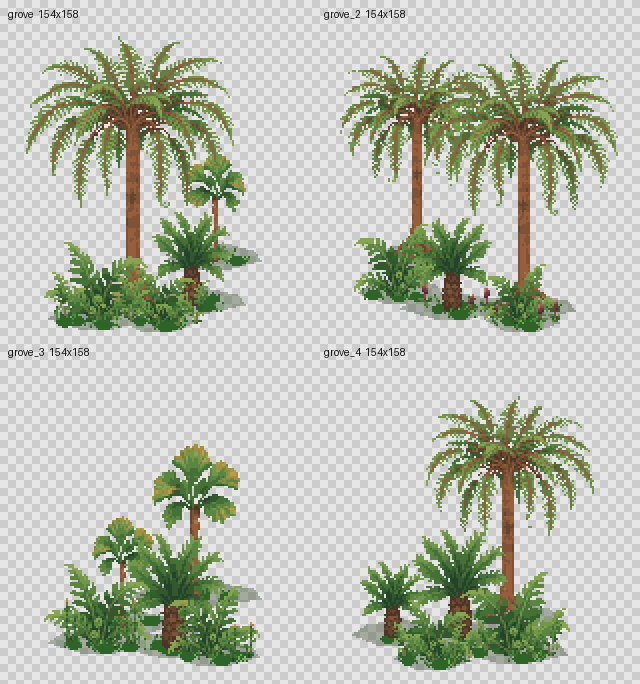
#> input picture tools/art/preview/grove_preview.png, 640 x 684 px, given in place of tree.png, which was not available
$ python make_grove.py
#> lines starting #> are read from the running program, lines starting #| are printed output that depends on the picture; after the words box and inside, x2 and y2 are one past the last pixel; in counts of white or black regions, pixels touching at a corner belong together
### tools/art/make_ferns.py
#!/usr/bin/env python3
"""Export foliage sprites and four fern beds from the shared fern atlas."""
from pathlib import Path

from PIL import Image, ImageDraw, ImageEnhance

ART = Path(__file__).resolve().parent
OUTPUT = ART.parents[1] / "Assets/Resources/Dino"
PALETTE = ("23432a", "33582e", "457137", "5b8540", "72964a", "88a452",
           "a4b863", "6e7744")
# Plant name, center x and y, width in pixels, angle in degrees.
BEDS = [
    [("rosette", 170, 61, 54, -16), ("fronds", 60, 89, 43, 24),
     ("rosette", 119, 106, 75, 9), ("fronds", 174, 130, 62, -35),
     ("fronds", 85, 156, 58, 36), ("rosette", 146, 184, 56, -12)],
    [("fronds", 73, 54, 51, -30), ("rosette", 95, 85, 72, 18),
     ("fronds", 55, 112, 47, 15), ("fronds", 172, 134, 50, -42),
     ("rosette", 180, 167, 69, -21), ("fronds", 132, 187, 57, 40)],
    [("rosette", 189, 61, 55, 15), ("fronds", 161, 91, 54, 24),
     ("rosette", 126, 127, 69, 22), ("fronds", 76, 151, 62, 35),
     ("rosette", 54, 182, 50, -8), ("fronds", 175, 193, 40, -13)],
    [("fronds", 147, 62, 51, -18), ("rosette", 92, 88, 69, -15),
     ("fronds", 66, 134, 61, 4), ("rosette", 107, 164, 77, 12),
     ("fronds", 156, 186, 53, 42), ("rosette", 199, 151, 49, 8)],
]


def extract(atlas, crop, size, palette, brightness=1.12):
    piece = atlas.crop(crop)
    mask = piece.getchannel("A").point(lambda alpha: 255 if alpha >= 148 else 0)
    piece.putalpha(mask)
    piece = piece.crop(mask.getbbox()).resize(size, Image.Resampling.BOX)
    cutout = piece.getchannel("A").point(lambda alpha: 255 if alpha >= 128 else 0)
    colors = ImageEnhance.Brightness(piece.convert("RGB")).enhance(brightness)
    result = colors.quantize(palette=palette, dither=Image.Dither.NONE).convert("RGBA")
    result.putalpha(cutout)
    return result.crop(cutout.getbbox())


# [44 lines left out: functions fern_bed, make_palette, main, not called in this run]


# [2 lines that do not run on import are left out]

### tools/art/make_grove.py
#!/usr/bin/env python3
"""Compose the "小树林" (grove) sprites from the current plant atlases.

Tall tree ferns anchor the canopy, with smaller trees, palms and cycads
below them, low plants in front and grass clumps along the ground.

It writes four silhouettes for the canopy and edge positions in each woodland:

    Assets/Resources/Dino/grove.png      variant 1 (the default "grove")
    Assets/Resources/Dino/grove_2.png    variant 2
    Assets/Resources/Dino/grove_3.png    variant 3
    Assets/Resources/Dino/grove_4.png    variant 4

Run from the repo root:

    python tools/art/make_grove.py

Preview: tools/art/preview/grove_preview.png (all variants, 2x).
"""

from __future__ import annotations

import hashlib
import random
from pathlib import Path

from PIL import Image, ImageDraw, ImageFont

ROOT = Path(__file__).resolve().parents[2]
SRC = ROOT / "Assets" / "Resources" / "Dino"
PREVIEW = ROOT / "tools" / "art" / "preview" / "grove_preview.png"

W, H = 154, 158

# variant index -> file name. Variant 1 keeps the plain "grove" name so code
# that only knows the original sprite keeps working.
VARIANTS = 4
NAMES = ["grove"] + [f"grove_{i}" for i in range(2, VARIANTS + 1)]

GRASS_DARK = (47, 100, 40, 255)
GRASS_MID = (74, 138, 56, 255)
GRASS_LIGHT = (111, 176, 82, 255)

# Back to front. Base heights vary so crowns, roots and the fern skirt
# describe the same knoll. Smaller edge groves have their own silhouettes.
# (sprite, bottom-centre x, base y, scale)
GROVES = [
    [("palm", 103, 120, .79), ("tree", 61, 144, .96),
     ("cycad", 92, 142, .88), ("fern", 44, 150, .84), ("fern", 75, 151, .61)],
    [("tree_2", 47, 119, .73), ("tree_3", 99, 145, .90),
     ("fern", 38, 137, .74), ("cycad", 64, 145, .88), ("fern", 99, 151, .62)],
    [("palm", 94, 120, 1.12), ("palm", 58, 134, .80),
     ("cycad", 84, 145, 1.10), ("fern", 45, 143, .86), ("fern", 103, 149, .75)],
    [("tree_2", 93, 130, .78), ("cycad", 68, 140, 1.04),
     ("cycad", 35, 139, .71), ("fern", 95, 148, .88), ("fern", 54, 151, .64)],
]


def load(name: str, scale: float = 1.0, flip: bool = False) -> Image.Image:
    sprite = Image.open(SRC / f"{name}.png").convert("RGBA")
    if scale != 1.0:
        sprite = sprite.resize(
            (max(1, round(sprite.width * scale)),
             max(1, round(sprite.height * scale))),
            Image.NEAREST,
        )
    if flip:
        sprite = sprite.transpose(Image.FLIP_LEFT_RIGHT)
    return sprite


# [55 lines left out: functions put, draw_grass, compose, not called in this run]


def ensure_meta(image_path: Path) -> None:
    """Create a Unity .meta next to a new variant (stable name-based GUID)."""
    meta_path = image_path.with_suffix(image_path.suffix + ".meta")
    if meta_path.exists():
        return
    template = (SRC / "tree.png.meta").read_text(encoding="utf-8")
    guid = hashlib.md5(f"DinoImpact/{image_path.name}".encode("utf-8")).hexdigest()
    template = template.replace(
        "guid: 538b043cd5c2542033fedd6bd76695e1", f"guid: {guid}", 1)
    meta_path.write_text(template, encoding="utf-8")


def export_tree_variants() -> None:
    """Build the two painted crown silhouettes in the original tree palette."""
    from make_ferns import extract

    base = load("tree")
#> in load, sprite is the input picture: PIL image 640x684 RGBA; mean R, G, B, A 186.7, 191.5, 178, 255
    palette = base.convert("RGB").quantize(colors=24)
    for name, source in [("tree_2", "tree-long-redraw.png"), ("tree_3", "tree-short-redraw.png")]:
        with Image.open(Path(__file__).with_name(source)) as img:
            crop = img.getchannel("A").point(lambda a: 255 if a >= 148 else 0).getbbox()
            width = round(143 * (crop[2] - crop[0]) / (crop[3] - crop[1]))
            painted = extract(img, crop, (width, 143), palette, brightness=1.0)
        # Use only a small group of outer fronds from each painting. The inner
        # fan, trunk and the other side of the canopy belong to the base sprite.
        variant = base.copy()
        aligned = Image.new("RGBA", base.size)
        aligned.alpha_composite(painted, ((base.width - width) // 2, 0))
        mask = Image.new("L", base.size)
        outline = [(0, 46), (19, 39), (34, 49), (37, 100), (0, 100)]
        if name == "tree_3":
            outline = [(base.width - 1 - x, y) for x, y in outline]
        ImageDraw.Draw(mask).polygon(outline, fill=255)
        variant.paste(aligned, (0, 0), mask)
        path = SRC / f"{name}.png"
        variant.save(path)
        ensure_meta(path)


# [30 lines left out: functions checkerboard, contact_sheet, not called in this run]


def main() -> None:
    export_tree_variants()
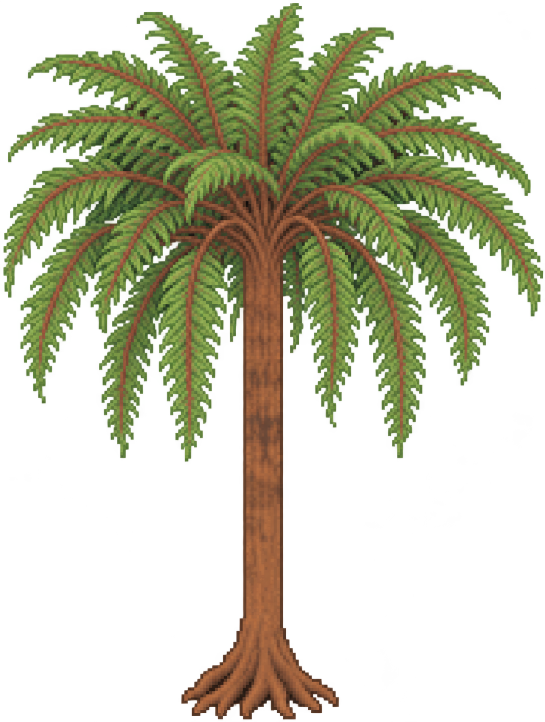
#> input picture tools/art/tree-long-redraw.png, 1090 x 1443 px (shown at 1/2 size)
#> in export_tree_variants, img is the input picture: PIL image 1090x1443 RGBA; mean R, G, B, A 49.8, 54.1, 25.5, 99.8
#> in export_tree_variants, `crop = img.getchannel("A").point(lambda a: 255 if a >= 148 else 0).get..`: crop = (7, 6, 1086, 1439)
#> in export_tree_variants, `width = round(143 * (crop[2] - crop[0]) / (crop[3] - crop[1]))`: width = 108
#> in extract, `mask = piece.getchannel("A").point(lambda alpha: 255 if alpha >= 148 e..`:
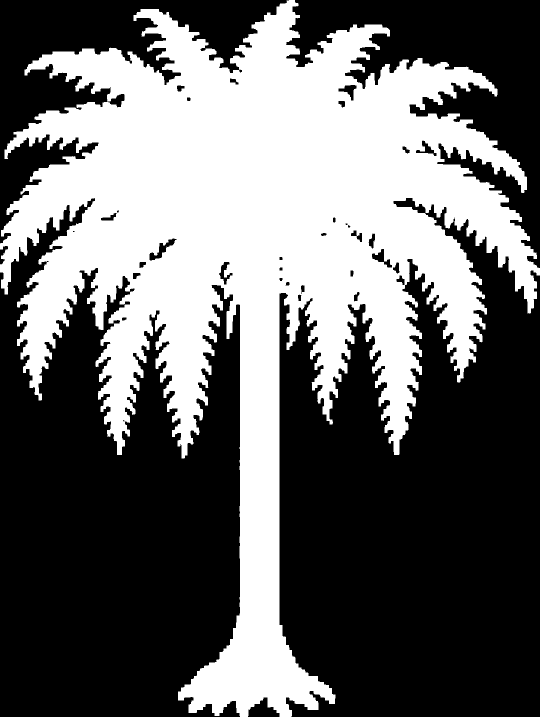
#> mask: PIL image 1079x1433 L (shown at 1/2 size); 40.1% white; 2 white regions (1 under 20 px), largest, box (x1, y1, x2, y2) and area: (0, 0, 1079, 1433) 620539
#> in extract, `cutout = piece.getchannel("A").point(lambda alpha: 255 if alpha >= 128..`: cutout: PIL image 108x143 L; 40.2% white; 2 white regions (1 under 20 px), largest, box (x1, y1, x2, y2) and area: (0, 0, 108, 143) 6201
#> in extract, `colors = ImageEnhance.Brightness(piece.convert("RGB")).enhance(brightn..`:
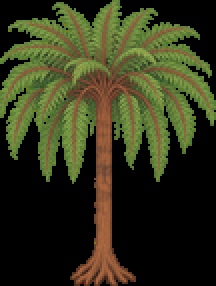
#> colors: PIL image 108x143 RGB (shown 2 times larger); mean R, G, B 50.8, 53.1, 26.5
#> in extract, `result = colors.quantize(palette=palette, dither=Image.Dither.NONE).co..`:
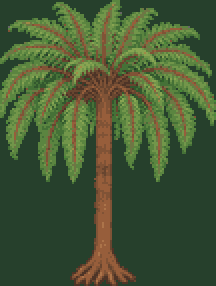
#> result: PIL image 108x143 RGBA (shown 2 times larger); mean R, G, B, A 68.6, 87.7, 52.1, 255
#> in extract, `result.putalpha(cutout)`:
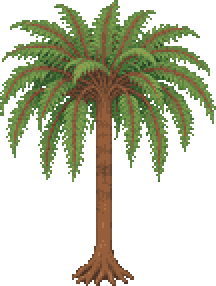
#> result: PIL image 108x143 RGBA (shown 2 times larger); mean R, G, B, A 68.6, 87.7, 52.1, 102.4; transparent parts drawn white
#> in export_tree_variants, `aligned = Image.new("RGBA", base.size)`: aligned: PIL image 640x684 RGBA; every value is 0
#> in export_tree_variants, `aligned.alpha_composite(painted, ((base.width - width) // 2, 0))`:
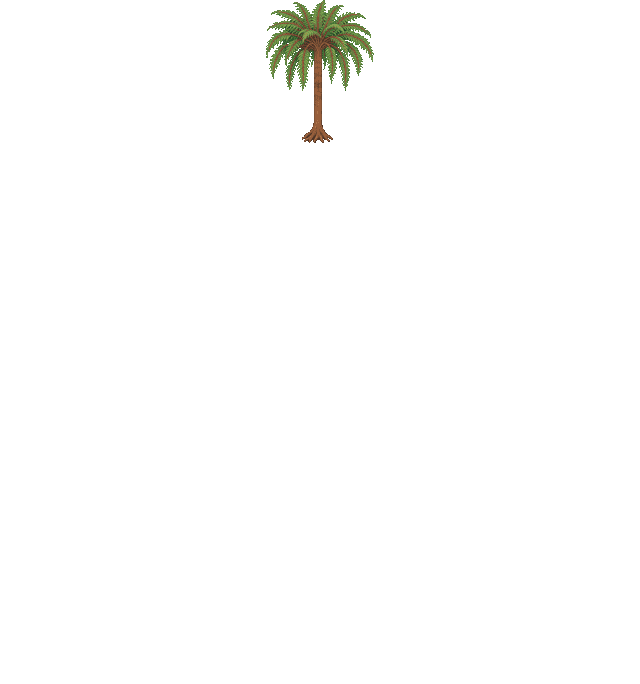
#> aligned: PIL image 640x684 RGBA; mean R, G, B, A 1.5, 1.6, 0.9, 3.6; transparent parts drawn white
#> in export_tree_variants, `mask = Image.new("L", base.size)`: mask: PIL image 640x684 L; every value is 0
#> in export_tree_variants, `ImageDraw.Draw(mask).polygon(outline, fill=255)`:
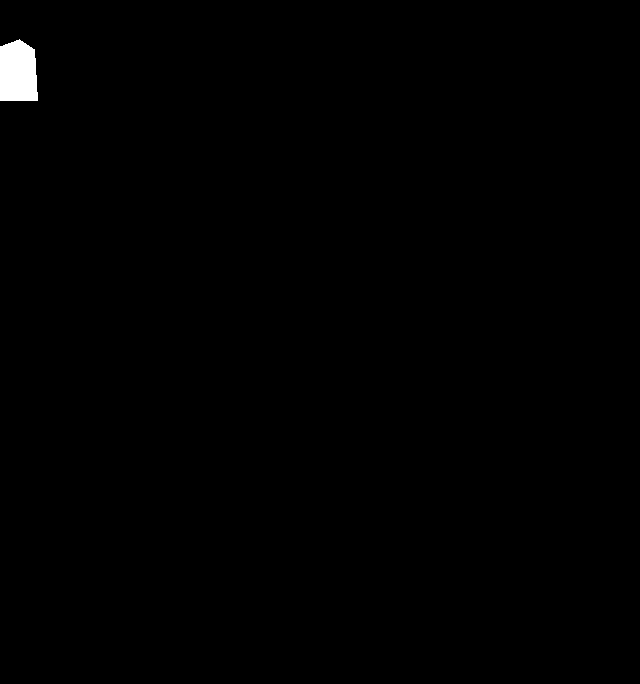
#> mask: PIL image 640x684 L; 0.48% white; 1 white region, box (x1, y1, x2, y2) and area: (0, 39, 38, 101) 2087
    images = []
    for i, name in enumerate(NAMES):
        grove = compose(i)
        path = SRC / f"{name}.png"
        grove.save(path)
        ensure_meta(path)
        images.append(grove)
        print(f"wrote {path.relative_to(ROOT)} ({grove.width}x{grove.height})")

    sheet = contact_sheet(images, NAMES)
    PREVIEW.parent.mkdir(parents=True, exist_ok=True)
    sheet.save(PREVIEW)
    print(f"wrote {PREVIEW.relative_to(ROOT)}")

if __name__ == "__main__":
#> (the run stopped early here; a loop or call above may not have finished)
